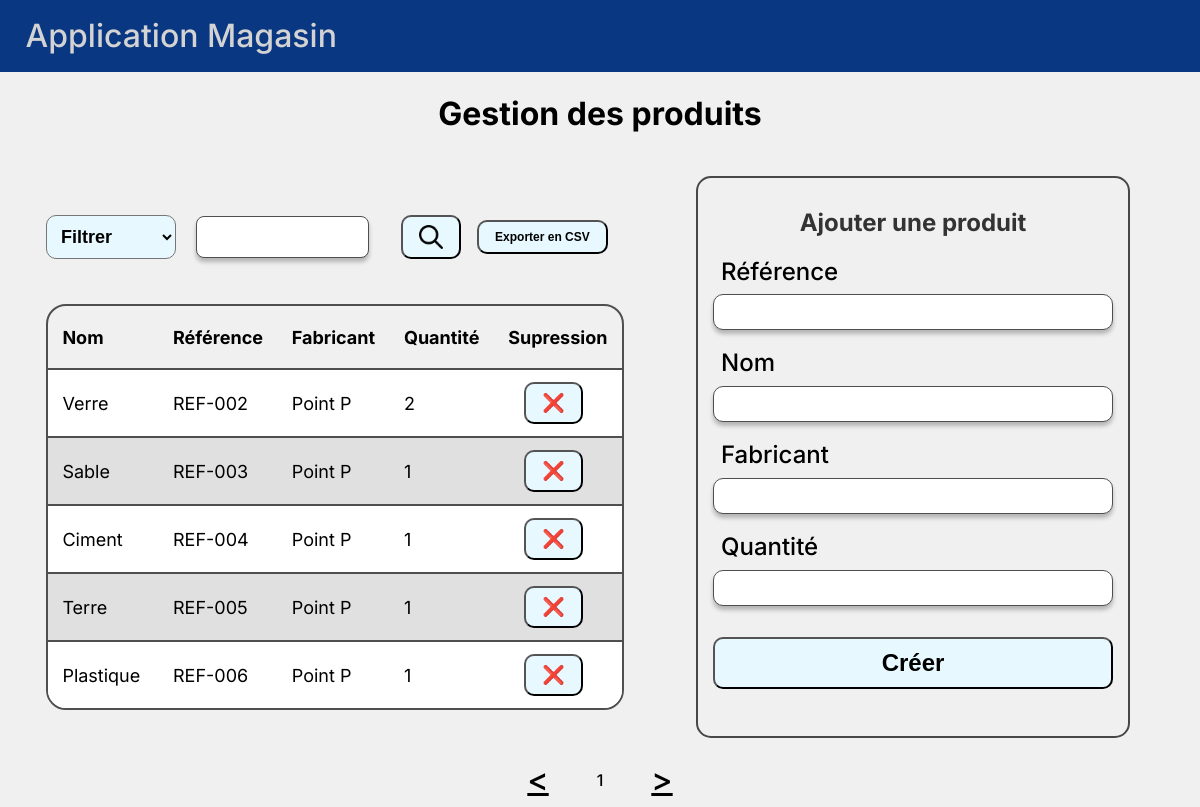
The page /gestion_produits/ on the database as committed earlier.
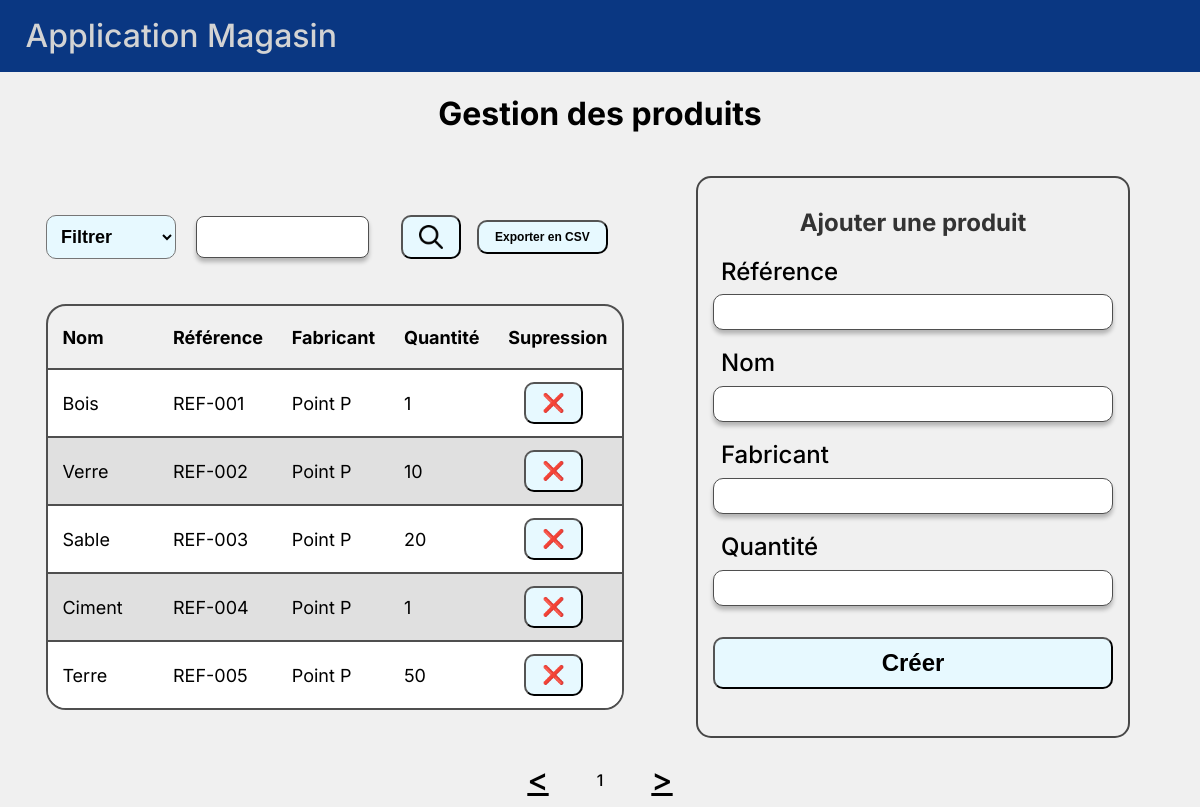
The same page on the database as committed later.
### Magasin/models.py (models this page shows, shortened)
class Produit(db.Model):
    __tablename__ = 'Produit'
    id = db.Column(db.Integer, primary_key=True, autoincrement=True)
    reference = db.Column(db.String(50), unique=True)
    nom = db.Column(db.String(100))
    fabricant = db.Column(db.String(100))
    quantite = db.Column(db.Integer)

### Magasin/views.py (the view)
@app.route("/gestion_produits/", methods=['GET','POST'])
def gestion_produits():
    form = ProduitForm()
    if form.validate_on_submit():
        return form.creer_produit(request.form.get('filtre'))
    if request.method == 'POST' and 'submit' not in request.form:
        filtre = request.form.get('filtre')
        return redirect(url_for('gestion_produits', filtre=filtre))
    filtre = request.args.get('filtre')
    recherche = request.args.get('recherche')
    query = _get_query_filtree(filtre, recherche)
    data = query.all()
    page = request.args.get('page', 1, type=int)
    produits, page = _pagination(data, page)
    return render_template("gestion_produits.html", form=form, produits=produits, page=page, filtre_actif=filtre)

### Magasin/forms.py (shortened to what this page needs)
class ProduitForm(FlaskForm):
    reference = StringField('Référence', validators=[DataRequired(), Length(max=50)])
    nom = StringField('Nom', validators=[DataRequired(), Length(max=100)])
    fabricant = StringField('Fabricant', validators=[DataRequired(), Length(max=100)])
    quantite = IntegerField('Quantité', validators=[DataRequired(), NumberRange(min=0, message="La quantité ne peut pas être négative")])
    submit = SubmitField('Ajouter le produit')

### Magasin/views.py (called while the page is built, shortened)
def _get_query_filtree(filtre, recherche):
    query = Produit.query
    match filtre:
        case 'reference':
            query = query.order_by(Produit.reference)
        case 'nom':
            query = query.order_by(Produit.nom)
        case 'fabricant':
            query = query.order_by(Produit.fabricant)
        case 'quantite':
            query = query.order_by(Produit.quantite)
        case default:
            query = query.order_by(Produit.reference)
    return query

def _pagination(data, page, element_par_page: int = 5):
    if page < 1:
        page = 1
    elif page > (len(data) - 1) // element_par_page + 1:
        page = (len(data) - 1) // element_par_page + 1
    debut = (page - 1) * element_par_page
    fin = debut + element_par_page
    return data[debut:fin], page

### Magasin/templates/gestion_produits.html (shortened to what this page needs)
{% extends "base_nav.html" %}
{% block contenu %}
    <div id="gestion_produits">
        <h1>Gestion des produits</h1>
        <div id="contenu_page_produits">
            <div id="table_produits">
                <div id="outils">
                    <form action="{{ url_for('gestion_produits') }}" method="POST" id="filtre">
                        <select id="bouton_filtre" name="filtre" onchange="this.form.submit()">
                            <option value="">Filtrer</option>
                        </select>
                    </form>
                    <form id="recherche_produit_form" method="POST" role="form" action="{{ url_for('rechercher_produit', filtre=filtre_actif) }}">
                        <input class="champ-recherche-input" name="recherche" type="search">
                        <button class="bouton-recherche">
                            <img src="{{ url_for('static', filename='search.png') }}" alt="Rechercher">
                        </button>
                    </form>
                    <form action="{{ url_for('exporter_produits', filtre=filtre_actif, recherche=request.args.get('recherche')) }}" method="POST" >
                        <input type="submit" value="Exporter en CSV" id="bouton_export">
                    </form>
                </div>
                <table class="table-bordures">
                    <thead>
                        <tr class="en-tete">
                            <th>Nom</th>
                            <th>Référence</th>
                            <th>Fabricant</th>
                            <th>Quantité</th>
                            <th>Supression</th>
                        </tr>
                    </thead>
                    <tbody>
                        {% for produit in produits %}
                        <tr onclick="location.href='{{ url_for('detail_produit', produit_id=produit.id) }}'" style="cursor:pointer;">
                            <td>{{ produit.nom | truncate(25) }}</td>
                            <td>{{ produit.reference | truncate(25) }}</td>
                            <td>{{ produit.fabricant | truncate(25) }}</td>
                            <td>{{ produit.quantite }}</td>
                            <td onclick="event.stopPropagation();"><form action="{{ url_for('supprimer_produit', filtre=filtre_actif) }}" method="POST" style="display: inline;">
                                <button type="submit" class="supress-btn" onclick="return confirm('Êtes-vous sûr de vouloir supprimer ce produit ?');">
                                    ❌
                                </button>
                            </form></td>
                        </tr>
                        {% endfor %}
                    </tbody>
                </table>
            </div>
                <div id="creation_produit">
                    <h2>Ajouter une produit</h2>
                    <form id="creation_produit_form" method="POST" role="form" action="{{ url_for('gestion_produits', filtre=filtre_actif) }}">
                        <div class="champ-form">
                            {{ form.reference.label (class_ = "champ-form-label") }}
                            {{ form.reference (class_ ="champ-form-input") }}
                        </div>
                        <div class="champ-form">
                            {{ form.nom.label (class_ = "champ-form-label") }}
                            {{ form.nom (class_ ="champ-form-input") }}
                        </div>
                        <div class="champ-form">
                            {{ form.fabricant.label (class_ = "champ-form-label") }}
                            {{ form.fabricant (class_ ="champ-form-input") }}
                        </div>
                        <div class="champ-form">
                            {{ form.quantite.label (class_ = "champ-form-label") }}
                            {{ form.quantite (class_ ="champ-form-input") }}
                        </div>
                        <div id="champ-form-submit">
                            <input type="submit" value="Créer">
                        </div>
                    </form>
                </div>
        </div>
    </div>
    <section class="pagination">
            <a href="{{ url_for('gestion_produits', page=page-1, filtre=filtre_actif, recherche=request.args.get('recherche')) }}" class="bouton-pagination typographie"><</a>
            <p>{{ page }}</p>
            <a href="{{ url_for('gestion_produits', page=page+1, filtre=filtre_actif, recherche=request.args.get('recherche')) }}" class="bouton-pagination typographie">></a>
    </section>
{% endblock %}

### Magasin/templates/base_nav.html (shortened to what this page needs)
<html>
    <head>
        <link rel="stylesheet" href="{{ url_for('static', filename='css/style.css') }}">
        <link rel="stylesheet" href="{{ url_for('static', filename='css/layout.css') }}">
    </head>
    <body>
        <nav>
            <a href="{{ url_for('home') }}">Application Magasin</a>
            <div class="retour">
            </div>
        </nav>
        {% block contenu %}
        {% endblock contenu %}
    </body>
</html>

### Magasin/static/css/style.css (style rules this page uses)
body { font-family: Inter; font-weight: 500; line-height: 130%; background: #f0f0f0; }
nav { background: #0a3782; color: lightgray; }
nav a { text-decoration: none; color: lightgray; font-size: 32px; padding: 2vh; }
.typographie { font-size: 2rem; font-style: normal; color: #000; }
.champ-form-label { text-align: left; font-size: 1.5rem; }
.champ-form-input { border-radius: 10px; border: 1px solid #4F4F4F; background: #FFF; box-shadow: 0 4px 4px 0 rgba(0, 0, 0, 0.25); }
.champ-recherche-input { border-radius: 10px; border: 1px solid #4F4F4F; background: #FFF; box-shadow: 0 4px 4px 0 rgba(0, 0, 0, 0.25); }
table { border-collapse: collapse; border-radius: 20px; }
.table-bordures { border-collapse: separate; border-spacing: 0; border-radius: 20px; border: 2px solid #4F4F4F; overflow: hidden; }
#table_produits td:nth-child(1) { text-decoration: solid; }
.table-bordures tbody tr:nth-child(odd) { background-color: #ffffff; }
.table-bordures tbody tr:nth-child(even) { background-color: #e0e0e0; }
.table-bordures th, .table-bordures td { border-bottom: 2px solid #4F4F4F; }
.table-bordures td { text-align: center; }
#bouton_export { font-size: 12px; font-weight: bold; border-radius: 10px; background-color: rgb(231, 249, 255); }
.table-bordures tr:last-child td { border-bottom: None; }
#table_produits button, #bouton_filtre, #champ-form-submit input { font-size: 24px; font-weight: bold; border-radius: 10px; background-color: rgb(231, 249, 255); }
#creation_produit { border: 2px solid #474747; border-radius: 15px; margin-right: 20px; }
#creation_produit h2 { text-align: center; margin-bottom: 20px; color: #333; }
#creation_produit_form { display: flex; flex-direction: column; align-items: center; gap: 15px; }
#creation_produit_form { display: flex; flex-direction: column; width: 400px; }

### Magasin/static/css/layout.css (style rules this page uses)
body { padding: 0; margin: 0; }
nav { padding: 1.2vh; display: flex; flex-direction: row; }
nav > div { flex: 1; display: flex; justify-content: right; }
.champ-form { display: flex; flex-direction: column; gap: 0.5vh; width: 100%; }
#recherche_produit_form { display: flex; flex-direction: row; align-items: center; gap: 2vh; width: 70%; padding: 0px 0px 0px 20px; }
.champ-recherche-input { padding: 20px; border-radius: 8px; max-height: 2px; width: 100%; }
.champ-form-label { display: block; width: 100%; margin: 2%; }
.champ-form-input { width: 100%; height: 4.5vh; }
#champ-form-submit { display: flex; flex-direction: column; align-items: center; width: 100%; }
#champ-form-submit input { display: flex; width: 100%; margin: 2vh; padding: 10px; }
table { width: 80%; margin: 0 auto; }
#bouton_export { padding: 1vh 2vh 1vh 2vh; margin: 2vh; }
.pagination { display: flex; justify-content: center; align-items: center; gap: 2rem; margin-top: 2vh; }
.bouton-pagination { padding: 2vh; }
th { text-align: center; }
.table-bordures { width: 90%; }
.table-bordures tr { height: 8vh; }
#gestion_produits { display: flex; justify-content: center; flex-direction: column; align-items: center; gap: 1vh; }
#gestion_produits h1 { padding: 4vh; }
#contenu_page_produits { width: 95%; display: flex; flex-direction: row; gap: 2vw; }
#table_produits { display: flex; justify-content: center; flex-direction: column; gap: 0.3vh; flex: 1; }
#bouton_filtre { padding: 10px; font-size: 18px; }
#table_produits table { margin: 2vh 2vh 0vh 2vh; }
#table_produits th, #table_produits td { text-align: left; padding: 1.5vh 1.8vh; font-size: 18px; }
#table_produits th:nth-child(1), #table_produits td:nth-child(1) { width: 30%; }
#table_produits th:nth-child(5), #table_produits td:nth-child(5) { width: 1%; white-space: nowrap; }
#table_produits button { width: auto; align-self: flex-start; padding: 1vh 2vh; margin-left: 2vh; font-size: 18px; }
#creation_produit { display: flex; flex-basis: 30%; flex-direction: column; align-items: center; padding: 15px; margin-right: 40px; }
#gestion_produits { padding-top: 0vh; }
#gestion_produits h1 { margin-top: 0rem; margin-bottom: 0.7rem; }
#outils { display: flex; justify-content: left; align-items: center; width: 90%; margin-left: 2vh; margin-top: 0; }
.bouton-recherche img { width: 3vh; height: 3vh; }

Rows that differ between the two databases and show on the page:
no longer on this page (row edited): Produit: nom "Plastique", reference "REF-006", fabricant "Point P", quantite "1"
added Produit: nom "Bois", reference "REF-001", fabricant "Point P", quantite "1"
changed Produit "Verre": quantite "2" → "10"
changed Produit "Sable": quantite "1" → "20"
changed Produit "Terre": quantite "1" → "50"
